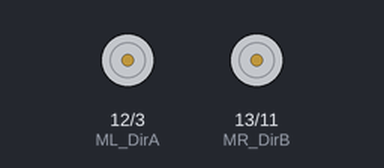
Bench run of a sketch on a simulated Arduino Uno, built with avr-gcc and run on an emulated ATmega328P. Parts: direction and speed pins drawn as motors (green arrow = direction pin HIGH = forward, orange = LOW = backward, longer = more drive).

Above: at 2.5 s.
At 6.0 s:
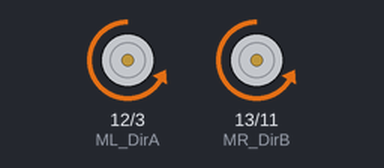
At 8.0 s:
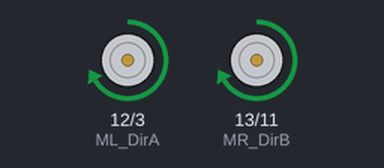
At 12.0 s:
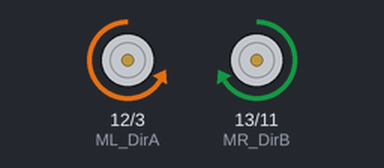
Timing chart, 0 to 19.5 s (numbered marks = the images above):
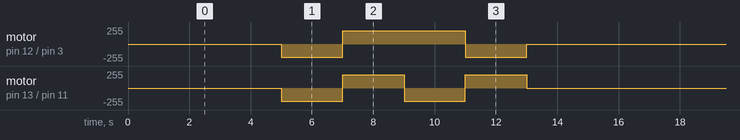

Measured:
- by itself, motor on pin 12 (ML_DirA) / pin 3 (ML_SpeedA): repeats every 15.0 s: forward 200/255 4.0 s, backward 200/255 2.0 s, stopped 7.0 s, backward 200/255 2.0 s
- by itself, motor on pin 13 (MR_DirB) / pin 11 (MR_SpeedB): repeats every 15.0 s: forward 200/255 2.0 s, backward 200/255 2.0 s, forward 200/255 2.0 s, stopped 7.0 s, backward 200/255 2.0 s

The sketch:

Motor.ino
```cpp
// Goes forward and back for 2s, turns left and right for 2s, stops for 2s and alternately.

#define ML_DirA 12               //define the direction control pin of left motor
#define MR_DirB 13               //define the direction control pin of right motor
#define ML_SpeedA 3              //define the PWM control pin of left motor
#define MR_SpeedB 11             //define the PWM control pin of right motor

void setup()
{
  pinMode(ML_DirA, OUTPUT);      //define direction control pin of left motor as output
  pinMode(MR_DirB, OUTPUT);      //define direction control pin of right motor as output.
  pinMode(ML_SpeedA, OUTPUT);    //define the PWM control pin of left motor as output
  pinMode(MR_SpeedB, OUTPUT);    //define the PWM control pin of right motor as output
}

void loop()               // rotation direction of motors is decided by the high/low level
{                         // LOW = Clockwise,  HIGH = Anticlockwise
                          // The PWM value is in the range of 0-255, the larger the number, the faster the motor rotates.
  delay(5000);

  //front
  digitalWrite(ML_DirA, LOW);     //set the direction control pin of left motor to LOW
  digitalWrite(MR_DirB, LOW);     //set the direction control pin of right motor to LOW
  analogWrite(ML_SpeedA, 200);    //set the PWM control speed of left motor to 200
  analogWrite(MR_SpeedB, 200);    //set the PWM control speed of right motor to 200

  //back
  delay(2000);                     //delay in 2s
  digitalWrite(ML_DirA, HIGH);     //set the direction control pin of left motor to HIGH
  digitalWrite(MR_DirB, HIGH);     //set the direction control pin of right motor to HIGH
  analogWrite(ML_SpeedA, 200);     //set the PWM control speed of left motor to 200
  analogWrite(MR_SpeedB, 200);     //set the PWM control speed of right motor to 200

  //left
  delay(2000);                     //delay in 2s
  digitalWrite(ML_DirA, HIGH);     //set the direction control pin of left motor to HIGH
  digitalWrite(MR_DirB, LOW);      //set the direction control pin of right motor to LOW
  analogWrite(ML_SpeedA, 200);     //set the PWM control speed of left motor to 200
  analogWrite(MR_SpeedB, 200);     //set the PWM control speed of right motor to 200

  //right
  delay(2000);                     //delay in 2s
  digitalWrite(ML_DirA, LOW);      //set the direction control pin of left motor to LOW
  digitalWrite(MR_DirB, HIGH);     //set the direction control pin of right motor to HIGH
  analogWrite(ML_SpeedA, 200);     //set the PWM control speed of left motor to 200
  analogWrite(MR_SpeedB, 200);     //set the PWM control speed of right motor to 200

  //stop
  delay(2000);                     //delay in 2s
  analogWrite(ML_SpeedA, 0);       //set the PWM control speed of left motor to 0
  analogWrite(MR_SpeedB, 0);       //set the PWM control speed of right motor to 0


  delay(2000);                     //delay in 2s
}
```
